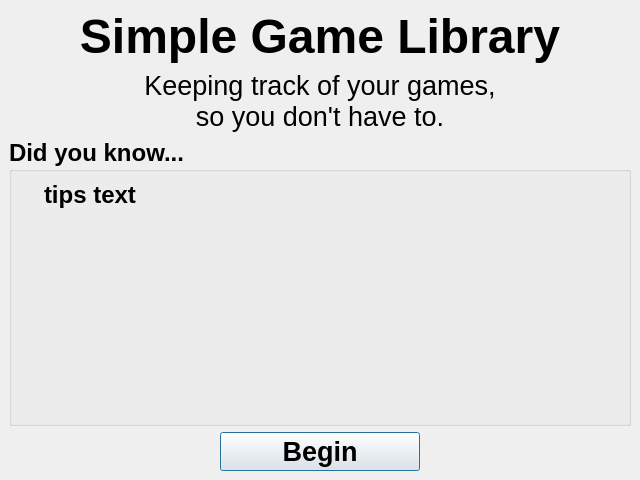
<?xml version="1.0" encoding="UTF-8"?>
<ui version="4.0">
 <class>w_MainWindow</class>
 <widget class="QMainWindow" name="w_MainWindow">
  <property name="geometry">
   <rect>
    <x>0</x>
    <y>0</y>
    <width>640</width>
    <height>480</height>
   </rect>
  </property>
  <property name="sizePolicy">
   <sizepolicy hsizetype="Fixed" vsizetype="Fixed">
    <horstretch>0</horstretch>
    <verstretch>0</verstretch>
   </sizepolicy>
  </property>
  <property name="minimumSize">
   <size>
    <width>640</width>
    <height>480</height>
   </size>
  </property>
  <property name="maximumSize">
   <size>
    <width>640</width>
    <height>480</height>
   </size>
  </property>
  <property name="baseSize">
   <size>
    <width>640</width>
    <height>480</height>
   </size>
  </property>
  <property name="windowTitle">
   <string notr="true">Simple Game Library</string>
  </property>
  <widget class="QWidget" name="centralwidget">
   <layout class="QGridLayout" name="gridLayout">
    <property name="leftMargin">
     <number>0</number>
    </property>
    <property name="topMargin">
     <number>0</number>
    </property>
    <property name="rightMargin">
     <number>0</number>
    </property>
    <property name="bottomMargin">
     <number>0</number>
    </property>
    <property name="spacing">
     <number>0</number>
    </property>
    <item row="0" column="0">
     <widget class="QStackedWidget" name="pnl_pages">
      <property name="currentIndex">
       <number>0</number>
      </property>
      <widget class="QWidget" name="intro_page">
       <layout class="QVBoxLayout" name="verticalLayout">
        <item>
         <widget class="QLabel" name="lbl_title">
          <property name="font">
           <font>
            <pointsize>36</pointsize>
            <bold>true</bold>
           </font>
          </property>
          <property name="text">
           <string notr="true">Simple Game Library</string>
          </property>
          <property name="alignment">
           <set>Qt::AlignmentFlag::AlignCenter</set>
          </property>
         </widget>
        </item>
        <item>
         <widget class="QLabel" name="lbl_subtitle">
          <property name="font">
           <font>
            <pointsize>20</pointsize>
           </font>
          </property>
          <property name="text">
           <string notr="true">Keeping track of your games,
so you don't have to.</string>
          </property>
          <property name="alignment">
           <set>Qt::AlignmentFlag::AlignCenter</set>
          </property>
         </widget>
        </item>
        <item>
         <widget class="QGroupBox" name="groupBox">
          <property name="sizePolicy">
           <sizepolicy hsizetype="Preferred" vsizetype="Expanding">
            <horstretch>0</horstretch>
            <verstretch>0</verstretch>
           </sizepolicy>
          </property>
          <property name="font">
           <font>
            <pointsize>18</pointsize>
            <bold>true</bold>
           </font>
          </property>
          <property name="title">
           <string notr="true">Did you know...</string>
          </property>
          <property name="flat">
           <bool>false</bool>
          </property>
          <property name="checkable">
           <bool>false</bool>
          </property>
          <layout class="QVBoxLayout" name="verticalLayout_2">
           <property name="leftMargin">
            <number>32</number>
           </property>
           <property name="bottomMargin">
            <number>16</number>
           </property>
           <item>
            <widget class="QLabel" name="lbl_tips">
             <property name="text">
              <string notr="true">tips text</string>
             </property>
             <property name="wordWrap">
              <bool>true</bool>
             </property>
            </widget>
           </item>
           <item>
            <spacer name="verticalSpacer">
             <property name="orientation">
              <enum>Qt::Orientation::Vertical</enum>
             </property>
             <property name="sizeHint" stdset="0">
              <size>
               <width>20</width>
               <height>40</height>
              </size>
             </property>
            </spacer>
           </item>
          </layout>
         </widget>
        </item>
        <item>
         <layout class="QHBoxLayout" name="horizontalLayout">
          <item>
           <spacer name="horizontalSpacer">
            <property name="orientation">
             <enum>Qt::Orientation::Horizontal</enum>
            </property>
            <property name="sizeHint" stdset="0">
             <size>
              <width>40</width>
              <height>20</height>
             </size>
            </property>
           </spacer>
          </item>
          <item>
           <widget class="QPushButton" name="btn_begin">
            <property name="sizePolicy">
             <sizepolicy hsizetype="Preferred" vsizetype="Fixed">
              <horstretch>0</horstretch>
              <verstretch>0</verstretch>
             </sizepolicy>
            </property>
            <property name="minimumSize">
             <size>
              <width>200</width>
              <height>0</height>
             </size>
            </property>
            <property name="maximumSize">
             <size>
              <width>16777215</width>
              <height>16777215</height>
             </size>
            </property>
            <property name="font">
             <font>
              <pointsize>20</pointsize>
              <bold>true</bold>
             </font>
            </property>
            <property name="autoFillBackground">
             <bool>false</bool>
            </property>
            <property name="text">
             <string notr="true">Begin</string>
            </property>
            <property name="default">
             <bool>true</bool>
            </property>
            <property name="flat">
             <bool>false</bool>
            </property>
           </widget>
          </item>
          <item>
           <spacer name="horizontalSpacer_2">
            <property name="orientation">
             <enum>Qt::Orientation::Horizontal</enum>
            </property>
            <property name="sizeHint" stdset="0">
             <size>
              <width>40</width>
              <height>20</height>
             </size>
            </property>
           </spacer>
          </item>
         </layout>
        </item>
       </layout>
      </widget>
      <widget class="QWidget" name="library_page">
       <layout class="QVBoxLayout" name="verticalLayout_3">
        <item>
         <widget class="QWidget" name="widget" native="true">
          <layout class="QHBoxLayout" name="horizontalLayout_2">
           <property name="leftMargin">
            <number>0</number>
           </property>
           <property name="topMargin">
            <number>0</number>
           </property>
           <property name="rightMargin">
            <number>0</number>
           </property>
           <property name="bottomMargin">
            <number>0</number>
           </property>
           <item>
            <widget class="QPushButton" name="btn_LibraryHome">
             <property name="sizePolicy">
              <sizepolicy hsizetype="Fixed" vsizetype="Fixed">
               <horstretch>0</horstretch>
               <verstretch>0</verstretch>
              </sizepolicy>
             </property>
             <property name="minimumSize">
              <size>
               <width>72</width>
               <height>72</height>
              </size>
             </property>
             <property name="maximumSize">
              <size>
               <width>72</width>
               <height>72</height>
              </size>
             </property>
             <property name="font">
              <font>
               <pointsize>14</pointsize>
               <bold>true</bold>
              </font>
             </property>
             <property name="text">
              <string notr="true">🏠
Home</string>
             </property>
            </widget>
           </item>
           <item>
            <widget class="QLabel" name="lbl_LibraryTitle">
             <property name="font">
              <font>
               <pointsize>26</pointsize>
               <bold>true</bold>
              </font>
             </property>
             <property name="text">
              <string notr="true">Game Library</string>
             </property>
             <property name="scaledContents">
              <bool>false</bool>
             </property>
             <property name="alignment">
              <set>Qt::AlignmentFlag::AlignCenter</set>
             </property>
            </widget>
           </item>
           <item>
            <widget class="QWidget" name="widget_4" native="true">
             <property name="sizePolicy">
              <sizepolicy hsizetype="Fixed" vsizetype="Fixed">
               <horstretch>0</horstretch>
               <verstretch>0</verstretch>
              </sizepolicy>
             </property>
             <property name="minimumSize">
              <size>
               <width>72</width>
               <height>72</height>
              </size>
             </property>
             <property name="maximumSize">
              <size>
               <width>72</width>
               <height>72</height>
              </size>
             </property>
            </widget>
           </item>
          </layout>
         </widget>
        </item>
        <item>
         <widget class="QWidget" name="widget_2" native="true">
          <layout class="QHBoxLayout" name="horizontalLayout_3">
           <property name="leftMargin">
            <number>0</number>
           </property>
           <property name="topMargin">
            <number>0</number>
           </property>
           <property name="rightMargin">
            <number>0</number>
           </property>
           <property name="bottomMargin">
            <number>0</number>
           </property>
           <item>
            <widget class="QPushButton" name="btn_LibraryAddGame">
             <property name="sizePolicy">
              <sizepolicy hsizetype="Minimum" vsizetype="Fixed">
               <horstretch>0</horstretch>
               <verstretch>0</verstretch>
              </sizepolicy>
             </property>
             <property name="font">
              <font>
               <pointsize>14</pointsize>
               <bold>true</bold>
              </font>
             </property>
             <property name="styleSheet">
              <string notr="true">QPushButton {
	padding: 10px;
}</string>
             </property>
             <property name="text">
              <string notr="true">➕ Add Game</string>
             </property>
            </widget>
           </item>
           <item>
            <spacer name="horizontalSpacer_3">
             <property name="orientation">
              <enum>Qt::Orientation::Horizontal</enum>
             </property>
             <property name="sizeHint" stdset="0">
              <size>
               <width>40</width>
               <height>20</height>
              </size>
             </property>
            </spacer>
           </item>
           <item>
            <widget class="QLabel" name="lbl_LibrarySortBy">
             <property name="font">
              <font>
               <pointsize>14</pointsize>
               <bold>true</bold>
              </font>
             </property>
             <property name="text">
              <string>Sort by:</string>
             </property>
            </widget>
           </item>
           <item>
            <widget class="QComboBox" name="dd_LibrarySortBy">
             <property name="font">
              <font>
               <pointsize>14</pointsize>
               <bold>true</bold>
              </font>
             </property>
             <property name="styleSheet">
              <string notr="true">QComboBox {
	padding: 10px;
}</string>
             </property>
             <property name="currentText">
              <string>Name</string>
             </property>
             <property name="sizeAdjustPolicy">
              <enum>QComboBox::SizeAdjustPolicy::AdjustToContents</enum>
             </property>
             <item>
              <property name="text">
               <string notr="true">Name</string>
              </property>
             </item>
             <item>
              <property name="text">
               <string notr="true">Genre</string>
              </property>
             </item>
             <item>
              <property name="text">
               <string notr="true">Year</string>
              </property>
             </item>
            </widget>
           </item>
          </layout>
         </widget>
        </item>
        <item>
         <widget class="QWidget" name="widget_3" native="true">
          <layout class="QVBoxLayout" name="verticalLayout_4">
           <property name="leftMargin">
            <number>0</number>
           </property>
           <property name="topMargin">
            <number>0</number>
           </property>
           <property name="rightMargin">
            <number>0</number>
           </property>
           <property name="bottomMargin">
            <number>0</number>
           </property>
           <item>
            <widget class="QScrollArea" name="sa_games">
             <property name="widgetResizable">
              <bool>true</bool>
             </property>
             <widget class="QWidget" name="w_game_grid">
              <property name="geometry">
               <rect>
                <x>0</x>
                <y>0</y>
                <width>80</width>
                <height>18</height>
               </rect>
              </property>
              <layout class="QGridLayout" name="grid_games"/>
             </widget>
            </widget>
           </item>
          </layout>
         </widget>
        </item>
       </layout>
      </widget>
      <widget class="QWidget" name="view_page">
       <layout class="QVBoxLayout" name="verticalLayout_6">
        <item>
         <widget class="QWidget" name="widget_7" native="true">
          <layout class="QHBoxLayout" name="horizontalLayout_4">
           <property name="leftMargin">
            <number>0</number>
           </property>
           <property name="topMargin">
            <number>0</number>
           </property>
           <property name="rightMargin">
            <number>0</number>
           </property>
           <property name="bottomMargin">
            <number>0</number>
           </property>
           <item>
            <widget class="QPushButton" name="btn_ViewHome">
             <property name="minimumSize">
              <size>
               <width>72</width>
               <height>72</height>
              </size>
             </property>
             <property name="maximumSize">
              <size>
               <width>72</width>
               <height>72</height>
              </size>
             </property>
             <property name="font">
              <font>
               <pointsize>14</pointsize>
               <bold>true</bold>
              </font>
             </property>
             <property name="text">
              <string notr="true">🏠
Home</string>
             </property>
            </widget>
           </item>
           <item>
            <widget class="QLabel" name="lbl_ViewTitle">
             <property name="font">
              <font>
               <pointsize>26</pointsize>
               <bold>true</bold>
              </font>
             </property>
             <property name="text">
              <string notr="true">Game Name</string>
             </property>
             <property name="alignment">
              <set>Qt::AlignmentFlag::AlignCenter</set>
             </property>
            </widget>
           </item>
           <item>
            <widget class="QWidget" name="widget_9" native="true">
             <property name="sizePolicy">
              <sizepolicy hsizetype="Fixed" vsizetype="Fixed">
               <horstretch>0</horstretch>
               <verstretch>0</verstretch>
              </sizepolicy>
             </property>
             <property name="minimumSize">
              <size>
               <width>72</width>
               <height>72</height>
              </size>
             </property>
             <property name="maximumSize">
              <size>
               <width>72</width>
               <height>72</height>
              </size>
             </property>
            </widget>
           </item>
          </layout>
         </widget>
        </item>
        <item>
         <widget class="QWidget" name="widget_10" native="true">
          <layout class="QGridLayout" name="gridLayout_2">
           <property name="leftMargin">
            <number>0</number>
           </property>
           <property name="topMargin">
            <number>0</number>
           </property>
           <property name="rightMargin">
            <number>0</number>
           </property>
           <property name="bottomMargin">
            <number>0</number>
           </property>
           <item row="0" column="0">
            <widget class="QScrollArea" name="scrollArea">
             <property name="widgetResizable">
              <bool>true</bool>
             </property>
             <widget class="QWidget" name="scrollAreaWidgetContents">
              <property name="geometry">
               <rect>
                <x>0</x>
                <y>0</y>
                <width>620</width>
                <height>382</height>
               </rect>
              </property>
              <layout class="QHBoxLayout" name="horizontalLayout_6">
               <item>
                <widget class="QLabel" name="lbl_ViewDescription">
                 <property name="font">
                  <font>
                   <pointsize>14</pointsize>
                   <bold>true</bold>
                  </font>
                 </property>
                 <property name="text">
                  <string notr="true">Genre: [genre]
Year: [year]

Description Text</string>
                 </property>
                 <property name="alignment">
                  <set>Qt::AlignmentFlag::AlignLeading|Qt::AlignmentFlag::AlignLeft|Qt::AlignmentFlag::AlignTop</set>
                 </property>
                 <property name="wordWrap">
                  <bool>true</bool>
                 </property>
                </widget>
               </item>
               <item>
                <widget class="QWidget" name="widget_11" native="true">
                 <property name="sizePolicy">
                  <sizepolicy hsizetype="Fixed" vsizetype="Preferred">
                   <horstretch>0</horstretch>
                   <verstretch>0</verstretch>
                  </sizepolicy>
                 </property>
                 <property name="minimumSize">
                  <size>
                   <width>200</width>
                   <height>0</height>
                  </size>
                 </property>
                 <property name="maximumSize">
                  <size>
                   <width>200</width>
                   <height>16777215</height>
                  </size>
                 </property>
                 <widget class="QLabel" name="lbl_ViewGameArt">
                  <property name="geometry">
                   <rect>
                    <x>0</x>
                    <y>0</y>
                    <width>200</width>
                    <height>300</height>
                   </rect>
                  </property>
                  <property name="minimumSize">
                   <size>
                    <width>200</width>
                    <height>0</height>
                   </size>
                  </property>
                  <property name="maximumSize">
                   <size>
                    <width>200</width>
                    <height>16777215</height>
                   </size>
                  </property>
                  <property name="text">
                   <string/>
                  </property>
                  <property name="pixmap">
                   <pixmap resource="GameArt.qrc">:/GameArt/placeholder.png</pixmap>
                  </property>
                  <property name="scaledContents">
                   <bool>true</bool>
                  </property>
                  <property name="alignment">
                   <set>Qt::AlignmentFlag::AlignLeading|Qt::AlignmentFlag::AlignLeft|Qt::AlignmentFlag::AlignTop</set>
                  </property>
                 </widget>
                </widget>
               </item>
              </layout>
             </widget>
            </widget>
           </item>
          </layout>
         </widget>
        </item>
       </layout>
      </widget>
      <widget class="QWidget" name="add_page">
       <layout class="QVBoxLayout" name="verticalLayout_5">
        <item>
         <widget class="QWidget" name="widget_5" native="true">
          <layout class="QHBoxLayout" name="horizontalLayout_5">
           <property name="leftMargin">
            <number>0</number>
           </property>
           <property name="topMargin">
            <number>0</number>
           </property>
           <property name="rightMargin">
            <number>0</number>
           </property>
           <property name="bottomMargin">
            <number>0</number>
           </property>
           <item>
            <widget class="QPushButton" name="btn_AddHome">
             <property name="sizePolicy">
              <sizepolicy hsizetype="Fixed" vsizetype="Fixed">
               <horstretch>0</horstretch>
               <verstretch>0</verstretch>
              </sizepolicy>
             </property>
             <property name="minimumSize">
              <size>
               <width>72</width>
               <height>72</height>
              </size>
             </property>
             <property name="maximumSize">
              <size>
               <width>72</width>
               <height>72</height>
              </size>
             </property>
             <property name="font">
              <font>
               <pointsize>14</pointsize>
               <bold>true</bold>
              </font>
             </property>
             <property name="text">
              <string notr="true">🏠
Home</string>
             </property>
            </widget>
           </item>
           <item>
            <widget class="QLabel" name="lbl_AddTitle">
             <property name="font">
              <font>
               <pointsize>26</pointsize>
               <bold>true</bold>
              </font>
             </property>
             <property name="text">
              <string notr="true">Add Game</string>
             </property>
             <property name="alignment">
              <set>Qt::AlignmentFlag::AlignCenter</set>
             </property>
            </widget>
           </item>
           <item>
            <widget class="QWidget" name="widget_6" native="true">
             <property name="sizePolicy">
              <sizepolicy hsizetype="Fixed" vsizetype="Fixed">
               <horstretch>0</horstretch>
               <verstretch>0</verstretch>
              </sizepolicy>
             </property>
             <property name="minimumSize">
              <size>
               <width>72</width>
               <height>72</height>
              </size>
             </property>
             <property name="maximumSize">
              <size>
               <width>72</width>
               <height>72</height>
              </size>
             </property>
            </widget>
           </item>
          </layout>
         </widget>
        </item>
        <item>
         <widget class="QLabel" name="txt_AddInstructions">
          <property name="font">
           <font>
            <pointsize>12</pointsize>
            <bold>true</bold>
           </font>
          </property>
          <property name="text">
           <string notr="true">Fill in all the details about the game. Either browse your files for art, or drag &amp; drop a file onto the placeholder image. If you don't have game art saved to your computer, don't worry; a placeholder image will be used instead. When done, click the Add Game button.</string>
          </property>
          <property name="textFormat">
           <enum>Qt::TextFormat::PlainText</enum>
          </property>
          <property name="wordWrap">
           <bool>true</bool>
          </property>
          <property name="margin">
           <number>10</number>
          </property>
         </widget>
        </item>
        <item>
         <widget class="QWidget" name="widget_8" native="true">
          <property name="sizePolicy">
           <sizepolicy hsizetype="Preferred" vsizetype="MinimumExpanding">
            <horstretch>0</horstretch>
            <verstretch>0</verstretch>
           </sizepolicy>
          </property>
          <widget class="QComboBox" name="dd_AddYear">
           <property name="geometry">
            <rect>
             <x>0</x>
             <y>50</y>
             <width>88</width>
             <height>34</height>
            </rect>
           </property>
           <property name="font">
            <font>
             <pointsize>14</pointsize>
             <bold>true</bold>
            </font>
           </property>
           <property name="sizeAdjustPolicy">
            <enum>QComboBox::SizeAdjustPolicy::AdjustToContents</enum>
           </property>
           <property name="placeholderText">
            <string>Year</string>
           </property>
           <item>
            <property name="text">
             <string>-Year-</string>
            </property>
           </item>
           <item>
            <property name="text">
             <string>1980</string>
            </property>
           </item>
           <item>
            <property name="text">
             <string>1981</string>
            </property>
           </item>
           <item>
            <property name="text">
             <string>1982</string>
            </property>
           </item>
           <item>
            <property name="text">
             <string>1983</string>
            </property>
           </item>
           <item>
            <property name="text">
             <string>1984</string>
            </property>
           </item>
           <item>
            <property name="text">
             <string>1985</string>
            </property>
           </item>
           <item>
            <property name="text">
             <string>1986</string>
            </property>
           </item>
           <item>
            <property name="text">
             <string>1987</string>
            </property>
           </item>
           <item>
            <property name="text">
             <string>1988</string>
            </property>
           </item>
           <item>
            <property name="text">
             <string>1989</string>
            </property>
           </item>
           <item>
            <property name="text">
             <string>1990</string>
            </property>
           </item>
           <item>
            <property name="text">
             <string>1991</string>
            </property>
           </item>
           <item>
            <property name="text">
             <string>1992</string>
            </property>
           </item>
           <item>
            <property name="text">
             <string>1993</string>
            </property>
           </item>
           <item>
            <property name="text">
             <string>1994</string>
            </property>
           </item>
           <item>
            <property name="text">
             <string>1995</string>
            </property>
           </item>
           <item>
            <property name="text">
             <string>1996</string>
            </property>
           </item>
           <item>
            <property name="text">
             <string>1997</string>
            </property>
           </item>
           <item>
            <property name="text">
             <string>1998</string>
            </property>
           </item>
           <item>
            <property name="text">
             <string>1999</string>
            </property>
           </item>
           <item>
            <property name="text">
             <string>2000</string>
            </property>
           </item>
           <item>
            <property name="text">
             <string>2001</string>
            </property>
           </item>
           <item>
            <property name="text">
             <string>2002</string>
            </property>
           </item>
           <item>
            <property name="text">
             <string>2003</string>
            </property>
           </item>
           <item>
            <property name="text">
             <string>2004</string>
            </property>
           </item>
           <item>
            <property name="text">
             <string>2005</string>
            </property>
           </item>
           <item>
            <property name="text">
             <string>2006</string>
            </property>
           </item>
           <item>
            <property name="text">
             <string>2007</string>
            </property>
           </item>
           <item>
            <property name="text">
             <string>2008</string>
            </property>
           </item>
           <item>
            <property name="text">
             <string>2009</string>
            </property>
           </item>
           <item>
            <property name="text">
             <string>2010</string>
            </property>
           </item>
           <item>
            <property name="text">
             <string>2011</string>
            </property>
           </item>
           <item>
            <property name="text">
             <string>2012</string>
            </property>
           </item>
           <item>
            <property name="text">
             <string>2013</string>
            </property>
           </item>
           <item>
            <property name="text">
             <string>2014</string>
            </property>
           </item>
           <item>
            <property name="text">
             <string>2015</string>
            </property>
           </item>
           <item>
            <property name="text">
             <string>2016</string>
            </property>
           </item>
           <item>
            <property name="text">
             <string>2017</string>
            </property>
           </item>
           <item>
            <property name="text">
             <string>2018</string>
            </property>
           </item>
           <item>
            <property name="text">
             <string>2019</string>
            </property>
           </item>
           <item>
            <property name="text">
             <string>2020</string>
            </property>
           </item>
           <item>
            <property name="text">
             <string>2021</string>
            </property>
           </item>
           <item>
            <property name="text">
             <string>2022</string>
            </property>
           </item>
           <item>
            <property name="text">
             <string>2023</string>
            </property>
           </item>
           <item>
            <property name="text">
             <string>2024</string>
            </property>
           </item>
           <item>
            <property name="text">
             <string>2025</string>
            </property>
           </item>
          </widget>
          <widget class="QComboBox" name="dd_AddGenre">
           <property name="geometry">
            <rect>
             <x>131</x>
             <y>50</y>
             <width>218</width>
             <height>34</height>
            </rect>
           </property>
           <property name="sizePolicy">
            <sizepolicy hsizetype="Minimum" vsizetype="Preferred">
             <horstretch>0</horstretch>
             <verstretch>0</verstretch>
            </sizepolicy>
           </property>
           <property name="font">
            <font>
             <pointsize>14</pointsize>
             <bold>true</bold>
            </font>
           </property>
           <property name="currentText">
            <string/>
           </property>
           <property name="sizeAdjustPolicy">
            <enum>QComboBox::SizeAdjustPolicy::AdjustToContents</enum>
           </property>
           <property name="placeholderText">
            <string>Genre</string>
           </property>
           <item>
            <property name="text">
             <string>-Genre-</string>
            </property>
           </item>
           <item>
            <property name="text">
             <string>Adventure</string>
            </property>
           </item>
           <item>
            <property name="text">
             <string>Action</string>
            </property>
           </item>
           <item>
            <property name="text">
             <string>Action Adventure</string>
            </property>
           </item>
           <item>
            <property name="text">
             <string>Action RPG</string>
            </property>
           </item>
           <item>
            <property name="text">
             <string>Battle Royale</string>
            </property>
           </item>
           <item>
            <property name="text">
             <string>Casual</string>
            </property>
           </item>
           <item>
            <property name="text">
             <string>Fighting</string>
            </property>
           </item>
           <item>
            <property name="text">
             <string>First-Person Shooter</string>
            </property>
           </item>
           <item>
            <property name="text">
             <string>Idle</string>
            </property>
           </item>
           <item>
            <property name="text">
             <string>MMORPG</string>
            </property>
           </item>
           <item>
            <property name="text">
             <string>Party</string>
            </property>
           </item>
           <item>
            <property name="text">
             <string>Platformer</string>
            </property>
           </item>
           <item>
            <property name="text">
             <string>Puzzle</string>
            </property>
           </item>
           <item>
            <property name="text">
             <string>Racing</string>
            </property>
           </item>
           <item>
            <property name="text">
             <string>RPG</string>
            </property>
           </item>
           <item>
            <property name="text">
             <string>Shooter</string>
            </property>
           </item>
           <item>
            <property name="text">
             <string>Simulation</string>
            </property>
           </item>
           <item>
            <property name="text">
             <string>Sports</string>
            </property>
           </item>
           <item>
            <property name="text">
             <string>Stealth</string>
            </property>
           </item>
           <item>
            <property name="text">
             <string>Strategy</string>
            </property>
           </item>
           <item>
            <property name="text">
             <string>Survival</string>
            </property>
           </item>
          </widget>
          <widget class="QLineEdit" name="txt_AddName">
           <property name="geometry">
            <rect>
             <x>0</x>
             <y>0</y>
             <width>351</width>
             <height>38</height>
            </rect>
           </property>
           <property name="sizePolicy">
            <sizepolicy hsizetype="Expanding" vsizetype="Preferred">
             <horstretch>0</horstretch>
             <verstretch>0</verstretch>
            </sizepolicy>
           </property>
           <property name="font">
            <font>
             <pointsize>18</pointsize>
            </font>
           </property>
           <property name="placeholderText">
            <string>Game Name</string>
           </property>
          </widget>
          <widget class="QPlainTextEdit" name="txt_AddDescription">
           <property name="geometry">
            <rect>
             <x>0</x>
             <y>90</y>
             <width>351</width>
             <height>181</height>
            </rect>
           </property>
           <property name="font">
            <font>
             <pointsize>14</pointsize>
            </font>
           </property>
           <property name="placeholderText">
            <string>Game Description</string>
           </property>
          </widget>
          <widget class="QPushButton" name="btn_AddGameSubmit">
           <property name="geometry">
            <rect>
             <x>395</x>
             <y>230</y>
             <width>191</width>
             <height>40</height>
            </rect>
           </property>
           <property name="font">
            <font>
             <pointsize>18</pointsize>
             <bold>true</bold>
            </font>
           </property>
           <property name="text">
            <string notr="true">➕ Add Game</string>
           </property>
          </widget>
          <widget class="QPushButton" name="btn_AddChooseArt">
           <property name="geometry">
            <rect>
             <x>360</x>
             <y>0</y>
             <width>261</width>
             <height>38</height>
            </rect>
           </property>
           <property name="font">
            <font>
             <pointsize>14</pointsize>
             <bold>true</bold>
            </font>
           </property>
           <property name="text">
            <string notr="true">Browse for game art... 📂</string>
           </property>
          </widget>
          <widget class="QLabel" name="lbl_AddGameArt">
           <property name="geometry">
            <rect>
             <x>431</x>
             <y>43</y>
             <width>120</width>
             <height>180</height>
            </rect>
           </property>
           <property name="minimumSize">
            <size>
             <width>120</width>
             <height>180</height>
            </size>
           </property>
           <property name="maximumSize">
            <size>
             <width>120</width>
             <height>180</height>
            </size>
           </property>
           <property name="acceptDrops">
            <bool>true</bool>
           </property>
           <property name="text">
            <string/>
           </property>
           <property name="pixmap">
            <pixmap resource="GameArt.qrc">:/GameArt/placeholder.png</pixmap>
           </property>
           <property name="scaledContents">
            <bool>true</bool>
           </property>
          </widget>
         </widget>
        </item>
       </layout>
      </widget>
     </widget>
    </item>
   </layout>
  </widget>
 </widget>
 <resources>
  <include location="GameArt.qrc"/>
 </resources>
 <connections/>
</ui>
